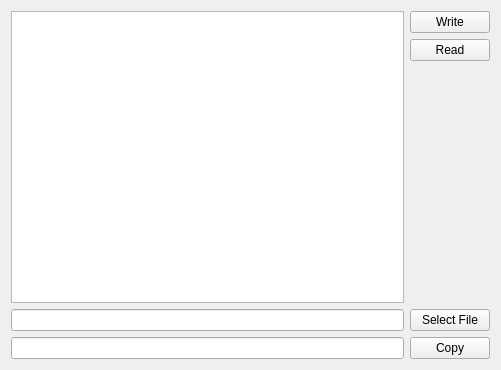
<?xml version="1.0" encoding="UTF-8"?>
<ui version="4.0">
 <class>Widget</class>
 <widget class="QWidget" name="Widget">
  <property name="geometry">
   <rect>
    <x>0</x>
    <y>0</y>
    <width>501</width>
    <height>370</height>
   </rect>
  </property>
  <property name="windowTitle">
   <string>Widget</string>
  </property>
  <layout class="QVBoxLayout" name="verticalLayout_2">
   <item>
    <layout class="QHBoxLayout" name="horizontalLayout_3">
     <item>
      <widget class="QTextEdit" name="textEdit"/>
     </item>
     <item>
      <layout class="QVBoxLayout" name="verticalLayout">
       <item>
        <widget class="QPushButton" name="write_button">
         <property name="text">
          <string>Write</string>
         </property>
        </widget>
       </item>
       <item>
        <widget class="QPushButton" name="read_button">
         <property name="text">
          <string>Read</string>
         </property>
        </widget>
       </item>
       <item>
        <spacer name="verticalSpacer">
         <property name="orientation">
          <enum>Qt::Orientation::Vertical</enum>
         </property>
         <property name="sizeHint" stdset="0">
          <size>
           <width>20</width>
           <height>40</height>
          </size>
         </property>
        </spacer>
       </item>
      </layout>
     </item>
    </layout>
   </item>
   <item>
    <layout class="QHBoxLayout" name="horizontalLayout">
     <item>
      <widget class="QLineEdit" name="source_line_edit"/>
     </item>
     <item>
      <widget class="QPushButton" name="select_file_button">
       <property name="text">
        <string>Select File</string>
       </property>
      </widget>
     </item>
    </layout>
   </item>
   <item>
    <layout class="QHBoxLayout" name="horizontalLayout_2">
     <item>
      <widget class="QLineEdit" name="dest_line_edit"/>
     </item>
     <item>
      <widget class="QPushButton" name="copy_file_button">
       <property name="text">
        <string>Copy</string>
       </property>
      </widget>
     </item>
    </layout>
   </item>
  </layout>
 </widget>
 <layoutdefault spacing="6" margin="11"/>
 <resources/>
 <connections/>
</ui>
